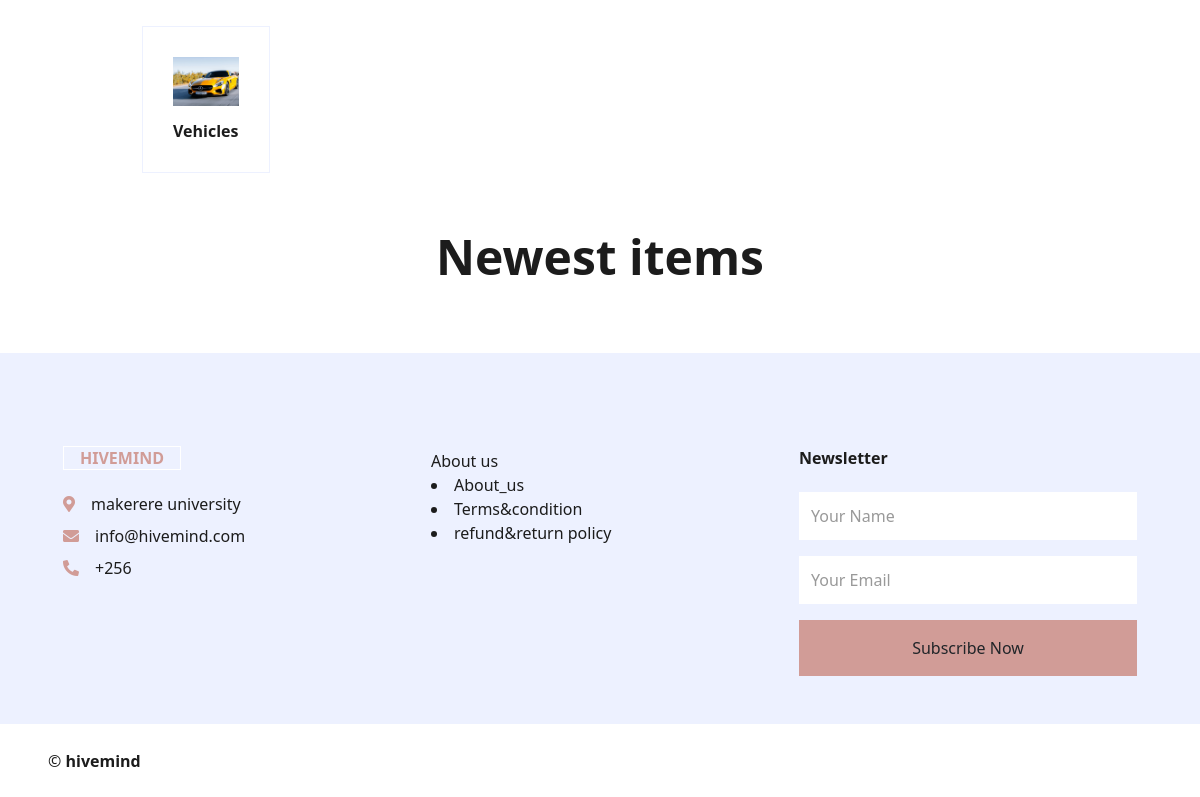
Before: / (lower part) with the older database file.
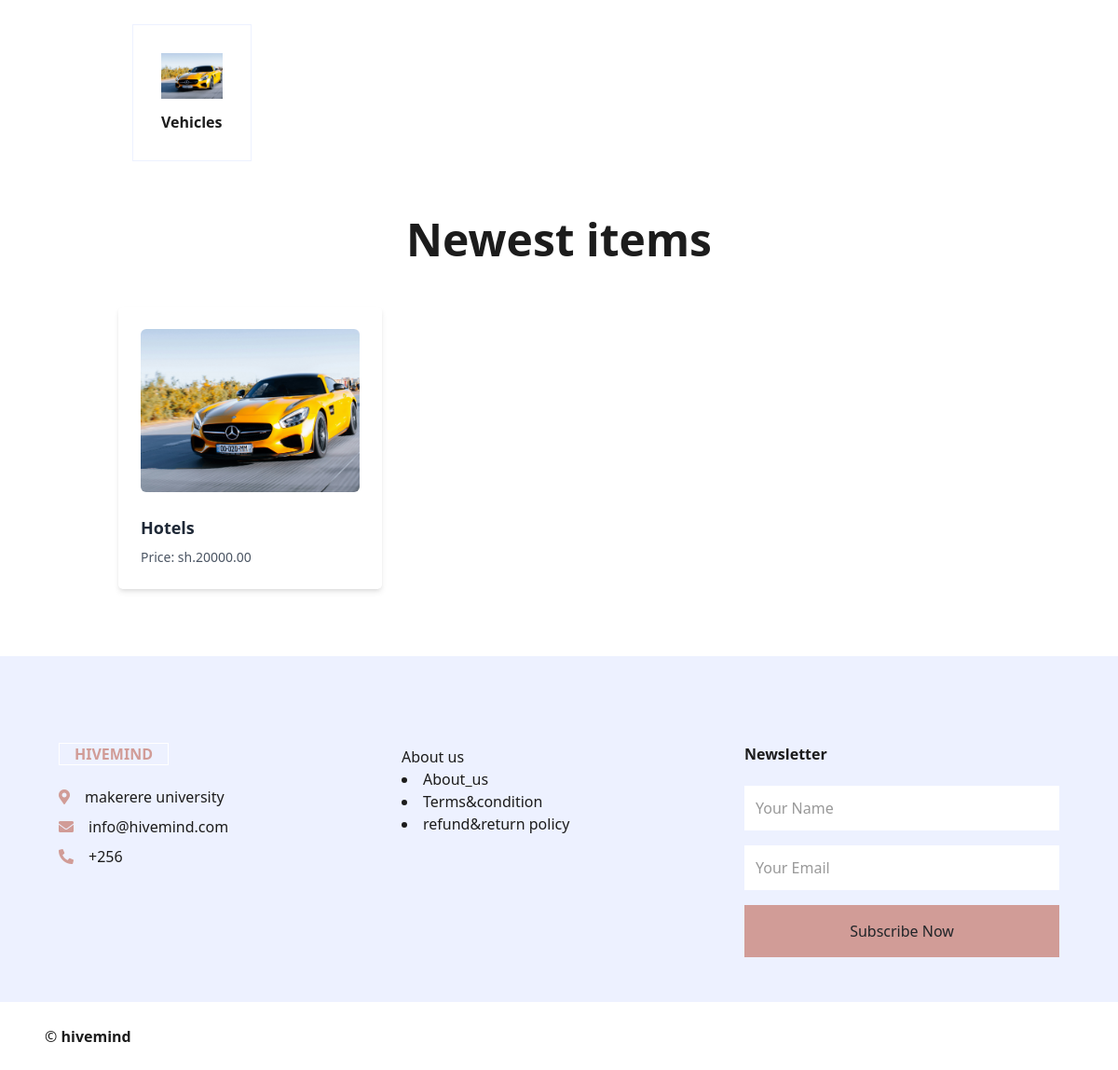
After: the same page with the newer database file.
### jumia/models.py (models this page shows, shortened)
class Categories(models.Model):
    category_name = models.CharField(max_length=200)
    image = models.ImageField(upload_to='category_images/', blank=True, null=True)
    class Meta:
        ordering = ['category_name',]
        verbose_name_plural = 'Categories'

class Type(models.Model):
    business = models.ForeignKey(Business, related_name='business', on_delete=models.CASCADE, null=True, blank=True)
    product = models.ForeignKey(Product, related_name='items',on_delete=models.CASCADE, blank=True, null=True)
    name = models.CharField(max_length = 250)
    description = models.TextField(blank=True, null=True)
    price = models.DecimalField(max_digits = 30, decimal_places=2)
    image = models.ImageField(upload_to='images/', blank=True, null=True)
    is_available = models.BooleanField(default=True)
    product_by = models.ForeignKey(User, related_name = 'items', on_delete = models.CASCADE)
    created_at = models.DateTimeField(auto_now_add=True)

### jumia/views.py (the view)
# urls.py: path('', items, name='items'),
def items(request):
    categories = Categories.objects.all()[0:8]
    products = Product.objects.all()
    type = Type.objects.all()
    cart_product_form = CartAddProductForm()
    return render(request, 'jumia/item.html', {'categories':categories,
                                                'products': products,
                                                'type': type,
                                                'cart_product_form':cart_product_form})

### cart/forms.py
class CartAddProductForm(forms.Form):
    quantity = forms.TypedChoiceField(choices=PRODUCT_QUANTITY_CHOICES, coerce=int)
    override = forms.BooleanField(required=False, initial=False, widget=forms.HiddenInput)

### jumia/context_processors.py (called while the page is built)
def categories(request):
    cat = Categories.objects.all()
    return {'cat': cat}

### jumia/templates/jumia/item.html (shortened to what this page needs)
{% extends 'jumia/base.html' %}
{% block content %}
 <div class="container-fluid pt-5">
  <div class="row px-xl-4 pb-2">
      {% for c in cat %}
      <div class="col-lg-2 col-md-6 pb-1">
          <div class="cat-item d-flex flex-column border mb-4" style="padding: 30px;">
              <a href="" class="cat-img position-relative overflow-hidden mb-3">
                  <img class="img-fluid" src="{{c.image.url}}" alt="{{c.category_name}}">
              </a>
              <h5 class="font-weight-bold m-0">{{c.category_name}}</h5>
          </div>
      </div>
      {% endfor %}
  </div>
</div>
<h2 class="text-center py-4 text-5xl font-bold"> Newest items</h2>
<div class="flex flex-wrap">
    {% for item in type %}
    <div class="w-full md:w-1/2 lg:w-1/3 xl:w-1/4 p-4">
      <div class="bg-white rounded-lg shadow-md">
        <div class="p-4">
          <a href="{% url 'jumia:detail' item.id %}">
            <img src="{{item.image.url}}" alt="Product 1" class="w-full h-auto rounded-md mb-4">
          </a>
          <h2 class="text-lg font-semibold text-gray-800 mb-2">{{item.name}}</h2>
          <p class="text-sm text-gray-600">Price: sh.{{item.price}}</p>
        </div>
      </div>
    </div>
    {% endfor %}
</div>
{% endblock %}

Changed rows visible on the page:
added Type: image (picture), name "Hotels", price "20000.00"
